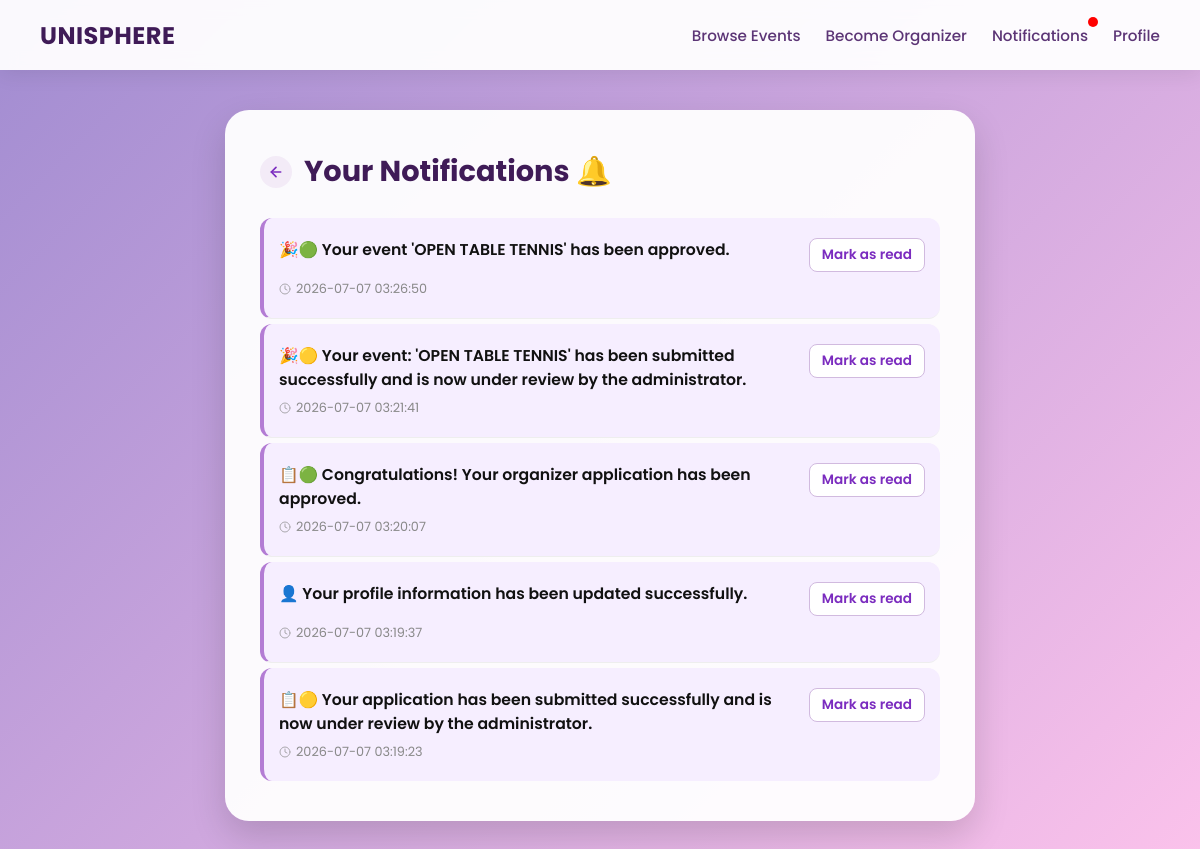
Screenshot of /notifications (signed in) with the database file from the repository.
### tables this page shows
CREATE TABLE notifications (
    id INTEGER PRIMARY KEY AUTOINCREMENT,
    student_id varchar(10) NOT NULL,
    message TEXT NOT NULL,
    type TEXT NOT NULL,
    is_read INTEGER DEFAULT 0,
    created_at TIMESTAMP DEFAULT CURRENT_TIMESTAMP, redirect TEXT,
    FOREIGN KEY (student_id) REFERENCES users_general(student_id)
);

### app.py (the view)
@app.route('/notifications')
def notifications():
    username = session.get('user')
    if not username:
        return redirect(url_for('login'))
    conn = get_db_connection()
    cursor = conn.cursor()
    cursor.execute("""
        SELECT student_id FROM users_general WHERE username = ?
    """, (username,))
    user = cursor.fetchone()
    if not user:
        conn.close()
        return "User not found"
    create_event_reminders(user["student_id"])
    cursor.execute("""
        SELECT * FROM notifications
        WHERE student_id = ?
        ORDER BY created_at DESC
    """, (user["student_id"],))
    notifications_list = cursor.fetchall()
    cursor.execute("""
        SELECT COUNT(*)
        FROM notifications
        WHERE student_id=? AND is_read=0
    """, (user["student_id"],))
    unread_notifications = cursor.fetchone()[0]
    conn.close()
    return render_template("notifications.html", notifications=notifications_list, unread_notifications=unread_notifications)

### app.py (called while the page is built, shortened)
def get_db_connection():
    conn = sqlite3.connect('database.db')
    conn.row_factory = sqlite3.Row
    conn.execute("PRAGMA foreign_keys = 1")
    return conn

def create_event_reminders(student_id):
    conn = get_db_connection()
    cursor = conn.cursor()
    cursor.execute("""
        SELECT
            e.event_id,
            e.event_name,
            e.start_date AS date,
            e.start_time AS time
        FROM event_registrations r
        JOIN events e
            ON r.event_id = e.event_id
        WHERE r.student_id = ?
    """, (student_id,))
    events = cursor.fetchall()
    today = datetime.today().date()
    tomorrow = today + timedelta(days=1)
    conn.commit()
    conn.close()

@app.context_processor
def inject_notifications():
    if 'student_id' not in session:
        return dict(unread_notifications=0)
    conn = get_db_connection()
    cursor = conn.cursor()
    cursor.execute("SELECT COUNT(*) AS total FROM notifications WHERE student_id = ? AND is_read = 0",
    (session['student_id'],))
    result = cursor.fetchone()
    conn.close()
    return dict(unread_notifications=result['total'])

### templates/notifications.html (shortened to what this page needs)
<!DOCTYPE html>
<html lang="en">
<head>
</head>
<body>
    <nav class="navbar">
        <a class="navbar-brand" href="/user_dashboard">UniSphere</a>
        <div class="navbar-links">
            {% if session.get('role') == 'user' %}
                    <a href="/eventbrowsing">Browse Events</a>
                    <a href="/be_organizer">Become Organizer</a>
                    <a href="/notifications" class="notification-link">
                        Notifications
                        {% if unread_notifications > 0 %}
                            <span class="notification-dot"></span>
                        {% endif %}
                    </a>
                    <a href="/user_dashboard">Profile</a>
                {% endif %}
        </div>
    </nav>
    <div class="container">
        <div class="title-wrapper">
            <a href="/user_dashboard" class="inline-back-arrow" title="Return to user dashboard">
                <svg xmlns="http://www.w3.org/2000/svg" width="16" height="16" viewBox="0 0 24 24" fill="none" stroke="currentColor" stroke-width="2.5" stroke-linecap="round" stroke-linejoin="round">
                    <line x1="19" y1="12" x2="5" y2="12"></line>
                    <polyline points="12 19 5 12 12 5"></polyline>
                </svg>
            </a>
            <h2>Your Notifications 🔔</h2>
        </div>
        {% if notifications %}
            {% for n in notifications %}
                <div class="notification {% if n['is_read'] == 0 %}unread{% else %}read{% endif %}">
                    <div class="notification-content">
                        <span class="msg-text">
                            {% if n['type'] == 'Confirmation' %}
                                ✅
                            {% elif n['type'] == 'Reminder' %}
                                ⏰
                            {% elif n['type'] == 'Cancellation' %}
                                ❌
                            {% elif n['type'] == 'Profile Updated' %}
                                👤
                            {% elif n['type'] == 'Email Changed' %}
                                📧
                            {% elif n['type'] == 'Password Changed' %}
                                🔐
                            {% elif n['type'] == 'Event Pending' %}
                                🎉🟡
                            {% elif n['type'] == 'Event Approved' %}
                                🎉🟢
                            {% elif n['type'] == 'Event Redo' %}
                                🎉🔵
                            {% elif n['type'] == 'Event Cancelled' %}
                                🎉📢❌️
                            {% elif n['type'] == 'Application Pending' %}
                                📋🟡
                            {% elif n['type'] == 'Application Approved' %}
                                📋🟢
                            {% elif n['type'] == 'Application Rejected' %}
                                📋🔴
                            {% endif %}
                            {{ n['message'] }}
                        </span>
                        <div style="display:flex; align-items:center; gap:10px; flex-shrink:0;">
                            {% if n['is_read'] == 0 %}
                                <a class="mark-read" href="{{ url_for('mark_all_notifications_read', notification_id=n['id']) }}">
                                    Mark as read
                                </a>
                            {% endif %}
                        </div>
                    </div>
                    <div class="notification-meta">
                        <svg xmlns="http://www.w3.org/2000/svg" width="12" height="12" viewBox="0 0 24 24" fill="none" stroke="currentColor" stroke-width="2" stroke-linecap="round" stroke-linejoin="round" style="opacity:0.7;">
                            <circle cx="12" cy="12" r="10"></circle>
                            <polyline points="12 6 12 12 16 14"></polyline>
                        </svg>
                        {{ n['created_at'] }}
                    </div>
                </div>
            {% endfor %}
        {% else %}
            <div class="empty">
                <p>✨ No notifications yet. You're completely caught up!</p>
            </div>
        {% endif %}
    </div>
</body>
</html>

### templates/notifications.html (style rules this page uses)
* { margin: 0; padding: 0; box-sizing: border-box; font-family: 'Poppins', sans-serif; }
body { background: linear-gradient(135deg, #a18cd1 0%, #fbc2eb 100%); min-height: 100vh; padding-top: 110px; padding-bottom: 40px; }
.navbar { position: fixed; top: 0; left: 0; width: 100%; height: 70px; background: rgba(255, 255, 255, 0.95); backdrop-filter: blur(8px); box-shadow: 0 4px 20px rgba(0, 0, 0, 0.08); display: flex; align-items: center; justify-content: space-between; padding: 0 40px; z-index: 1000; }
.notification-link { position:relative; }
.notification-dot { position:absolute; width:10px; height:10px; background:red; border-radius:50%; top:-3px; right:-10px; }
.navbar-brand { font-size: 1.5rem; font-weight: 700; color: #3f1b57; text-decoration: none; text-transform: uppercase; letter-spacing: 0.5px; }
.navbar-links { display: flex; gap: 25px; align-items: center; }
.navbar-links a { color: #5c3576; text-decoration: none; font-size: 0.95rem; font-weight: 500; transition: color 0.2s; position: relative; padding: 4px 0; }
.navbar-links a::after { content: ''; position: absolute; width: 0; height: 2px; bottom: 0; left: 0; background-color: #7b2cbf; transition: width 0.2s ease; }
.container { max-width: 750px; width: 90%; margin: 0 auto; background: rgba(255, 255, 255, 0.95); padding: 40px 35px; border-radius: 24px; box-shadow: 0 15px 35px rgba(0, 0, 0, 0.15); }
.title-wrapper { display: flex; align-items: center; gap: 12px; margin-bottom: 25px; }
h2 { font-size: 1.8rem; font-weight: 700; color: #3f1b57; }
.inline-back-arrow { display: inline-flex; align-items: center; justify-content: center; width: 32px; height: 32px; background-color: #f3ebf7; border-radius: 50%; color: #7b2cbf; text-decoration: none; transition: background-color 0.2s, transform 0.1s; }
.notification { border-bottom: 1px solid #eee; padding: 20px 15px; display: flex; flex-direction: column; gap: 8px; transition: background-color 0.2s; border-radius: 12px; margin-bottom: 5px; }
.notification:last-child { border-bottom: none; margin-bottom: 0; }
.unread { background-color: #f6eeff; border-left: 4px solid #b37cd4; }
.unread .msg-text { font-weight: 600; color: #111; }
.notification-content { display: flex; justify-content: space-between; align-items: flex-start; gap: 15px; }
.msg-text { font-size: 0.98rem; line-height: 1.5; }
.mark-read { font-size: 0.85rem; text-decoration: none; color: #7b2cbf; font-weight: 600; background: #ffffff; padding: 6px 12px; border-radius: 8px; border: 1px solid #d1badf; white-space: nowrap; transition: all 0.2s; }
.notification-meta { font-size: 0.8rem; color: #888; display: flex; align-items: center; gap: 5px; }

### rows the page displays
notifications: message "Your event 'OPEN TABLE TENNIS' has been approved.", created_at "2026-07-07 03:26:50"
notifications: message "Your event: 'OPEN TABLE TENNIS' has been submitted successfully and is now under review by the administrator.", created_at "2026-07-07 03:21:41"
notifications: message "Congratulations! Your organizer application has been approved.", created_at "2026-07-07 03:20:07"
notifications: message "Your profile information has been updated successfully.", created_at "2026-07-07 03:19:37"
notifications: message "Your application has been submitted successfully and is now under review by the administrator.", created_at "2026-07-07 03:19:23"
